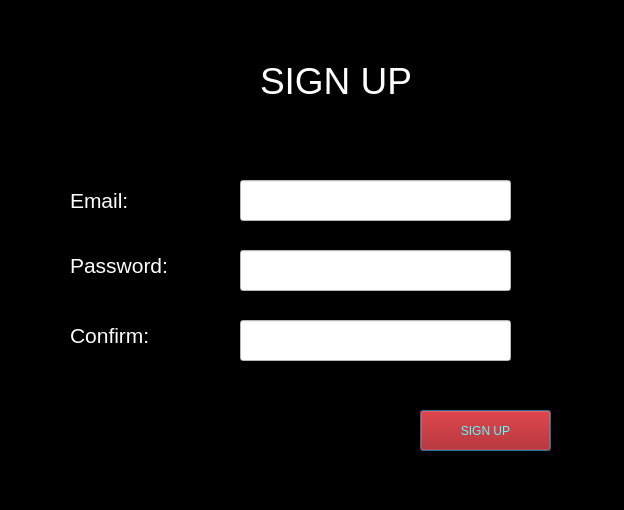
<?xml version="1.0" encoding="UTF-8"?>
<ui version="4.0">
 <class>Dialog</class>
 <widget class="QDialog" name="Dialog">
  <property name="geometry">
   <rect>
    <x>0</x>
    <y>0</y>
    <width>624</width>
    <height>510</height>
   </rect>
  </property>
  <property name="windowTitle">
   <string>Dialog</string>
  </property>
  <property name="styleSheet">
   <string notr="true">background-color: rgb(0, 0, 0);

</string>
  </property>
  <widget class="QLabel" name="label">
   <property name="geometry">
    <rect>
     <x>260</x>
     <y>50</y>
     <width>181</width>
     <height>61</height>
    </rect>
   </property>
   <property name="styleSheet">
    <string notr="true">color: rgb(255, 255, 255);
font: 28pt;</string>
   </property>
   <property name="text">
    <string>SIGN UP</string>
   </property>
  </widget>
  <widget class="QLabel" name="label_2">
   <property name="geometry">
    <rect>
     <x>70</x>
     <y>190</y>
     <width>81</width>
     <height>21</height>
    </rect>
   </property>
   <property name="styleSheet">
    <string notr="true">font: 16pt;

color: rgb(255, 255, 255);</string>
   </property>
   <property name="text">
    <string>Email: </string>
   </property>
  </widget>
  <widget class="QLabel" name="label_3">
   <property name="geometry">
    <rect>
     <x>70</x>
     <y>250</y>
     <width>121</width>
     <height>31</height>
    </rect>
   </property>
   <property name="styleSheet">
    <string notr="true">color: rgb(255, 255, 255);
font: 16pt;</string>
   </property>
   <property name="text">
    <string>Password:</string>
   </property>
  </widget>
  <widget class="QLineEdit" name="email">
   <property name="geometry">
    <rect>
     <x>240</x>
     <y>180</y>
     <width>271</width>
     <height>41</height>
    </rect>
   </property>
   <property name="styleSheet">
    <string notr="true">background-color: rgb(255, 255, 255);</string>
   </property>
  </widget>
  <widget class="QLineEdit" name="password">
   <property name="geometry">
    <rect>
     <x>240</x>
     <y>250</y>
     <width>271</width>
     <height>41</height>
    </rect>
   </property>
   <property name="styleSheet">
    <string notr="true">background-color: rgb(255, 255, 255);</string>
   </property>
  </widget>
  <widget class="QPushButton" name="signupbutton">
   <property name="geometry">
    <rect>
     <x>420</x>
     <y>410</y>
     <width>131</width>
     <height>41</height>
    </rect>
   </property>
   <property name="styleSheet">
    <string notr="true">color: rgb(85, 255, 255);
background-color: rgb(170, 0, 0);</string>
   </property>
   <property name="text">
    <string>SIGN UP</string>
   </property>
  </widget>
  <widget class="QLabel" name="label_4">
   <property name="geometry">
    <rect>
     <x>70</x>
     <y>320</y>
     <width>121</width>
     <height>31</height>
    </rect>
   </property>
   <property name="styleSheet">
    <string notr="true">color: rgb(255, 255, 255);
font: 16pt;</string>
   </property>
   <property name="text">
    <string>Confirm:</string>
   </property>
  </widget>
  <widget class="QLineEdit" name="confirmpass">
   <property name="geometry">
    <rect>
     <x>240</x>
     <y>320</y>
     <width>271</width>
     <height>41</height>
    </rect>
   </property>
   <property name="styleSheet">
    <string notr="true">background-color: rgb(255, 255, 255);</string>
   </property>
  </widget>
 </widget>
 <resources/>
 <connections/>
</ui>
